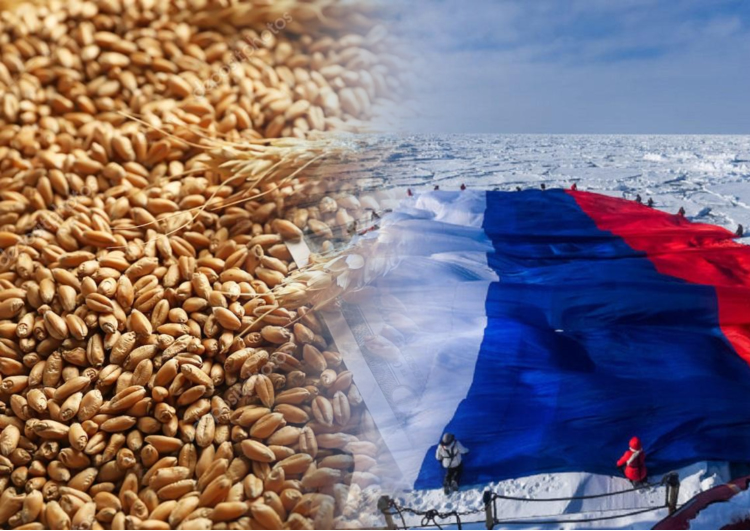
#> input picture archive/2026-08-26T17-35_ЗЕРНО_В_АРКТИКЕ_ТРИУМФ/photos/photo_02.jpg, 1500 x 1061 px (shown at 1/2 size); its folder holds only this picture in this run
$ python -i create_sub_animation.py   (imports and definitions only)
#> lines starting #> are read from the running program, lines starting #| are printed output that depends on the picture
import os
import math
import numpy as np
from PIL import Image, ImageDraw, ImageFont
import cv2
import subprocess

WIDTH = 1050
HEIGHT = 160
FPS = 30
DURATION = 6.0  # seconds
TOTAL_FRAMES = int(DURATION * FPS)

# [42 lines left out: functions get_font, draw_bell, not called in this run]

def render_frame(frame_idx):
    t = frame_idx / FPS  # time in seconds

    # Overall Opacity / Fade (0-1s fade in, 4.5-5.5s fade out)
    if t < 1.0:
        alpha_mult = t / 1.0
        offset_y = int((1.0 - t) * 25)
    elif t > 4.5:
        alpha_mult = max(0.0, (5.5 - t) / 1.0)
        offset_y = int((t - 4.5) * 20)
    else:
        alpha_mult = 1.0
        offset_y = 0

    # Canvas RGBA - 100% transparent base (no dark/black background box)
    img = Image.new("RGBA", (WIDTH, HEIGHT), (0, 0, 0, 0))
    draw = ImageDraw.Draw(img)

    # 1. Red YouTube Avatar Icon (x: 40, y: 35)
    av_x, av_y, av_r = 40, 35 + offset_y, 45
    # Avatar drop shadow
    draw.ellipse([av_x + 3, av_y + 3, av_x + av_r * 2 + 3, av_y + av_r * 2 + 3], fill=(0, 0, 0, int(130 * alpha_mult)))
    # Avatar red circle
    draw.ellipse([av_x, av_y, av_x + av_r * 2, av_y + av_r * 2], fill=(255, 0, 0, int(255 * alpha_mult)), outline=(255, 255, 255, int(240 * alpha_mult)), width=3)
    # White Play triangle in avatar
    tri_pts = [(av_x + 36, av_y + 28), (av_x + 36, av_y + 62), (av_x + 62, av_y + 45)]
    draw.polygon(tri_pts, fill=(255, 255, 255, int(255 * alpha_mult)))

    # Channel Info Text (Red Branding Theme)
    font_name = get_font(28, bold=True)
    font_sub = get_font(18, bold=True)

    # Text Shadows
    draw.text((158, 40 + offset_y), "Chaos Chronicle", font=font_name, fill=(0, 0, 0, int(200 * alpha_mult)))
    draw.text((158, 80 + offset_y), "YouTube • Подпишись", font=font_sub, fill=(0, 0, 0, int(180 * alpha_mult)))

    # Red Title & Subtitle
    draw.text((156, 38 + offset_y), "Chaos Chronicle", font=font_name, fill=(255, 30, 30, int(255 * alpha_mult)))
    draw.text((156, 78 + offset_y), "YouTube • Подпишись", font=font_sub, fill=(255, 230, 230, int(255 * alpha_mult)))

    # 2. Large Red Subscribe Button (Transition at t = 2.0s)
    btn_x1, btn_y1, btn_x2, btn_y2 = 570, 40 + offset_y, 880, 120 + offset_y
    is_subscribed = t >= 2.0

    if not is_subscribed:
        # Vibrant Red Subscribe Button
        btn_color = (255, 0, 0, int(255 * alpha_mult))
        btn_border = (255, 255, 255, int(240 * alpha_mult))
        text_btn = "ПОДПИСАТЬСЯ"
        text_col = (255, 255, 255, int(255 * alpha_mult))
    else:
        # Deep Ruby Red Active Subscribed Button
        btn_color = (180, 15, 35, int(255 * alpha_mult))
        btn_border = (255, 60, 80, int(255 * alpha_mult))
        text_btn = "ВЫ ПОДПИСАНЫ ✓"
        text_col = (255, 255, 255, int(255 * alpha_mult))

    # Button drop shadow
    draw.rounded_rectangle([btn_x1 + 3, btn_y1 + 3, btn_x2 + 3, btn_y2 + 3], radius=40, fill=(0, 0, 0, int(140 * alpha_mult)))
    # Button body
    draw.rounded_rectangle([btn_x1, btn_y1, btn_x2, btn_y2], radius=40, fill=btn_color, outline=btn_border, width=3)
    font_btn = get_font(21, bold=True)

    # Center text in button
    bbox = font_btn.getbbox(text_btn)
    tw, th = bbox[2] - bbox[0], bbox[3] - bbox[1]
    tx = btn_x1 + (btn_x2 - btn_x1 - tw) // 2
    ty = btn_y1 + (btn_y2 - btn_y1 - th) // 2 - 3
    draw.text((tx, ty), text_btn, font=font_btn, fill=text_col)

    # 3. Red & Gold Bell Icon (Ring between t = 2.8s and 4.2s)
    bell_cx = 955
    bell_cy = 80 + offset_y

    if 2.8 <= t <= 4.2:
        ring_t = t - 2.8
        freq = 3.5
        decay = max(0.0, 1.0 - (ring_t / 1.4))
        angle = 15.0 * math.sin(2 * math.pi * freq * ring_t) * decay
        bell_active = True
    elif t > 4.2:
        angle = 0.0
        bell_active = True
    else:
        angle = 0.0
        bell_active = False

    bell_img = draw_bell(draw, bell_cx, bell_cy, 52, angle, is_active=bell_active)

    if alpha_mult < 1.0:
        r, g, b, a = bell_img.split()
        a = a.point(lambda p: int(p * alpha_mult))
        bell_img = Image.merge("RGBA", (r, g, b, a))

    img.paste(bell_img, (bell_cx - 52, bell_cy - 52), bell_img)

    # 4. Animated Mouse Cursor Click
    if 1.5 <= t <= 3.6:
        cursor_alpha = int(255 * alpha_mult)
        if t < 2.0:
            progress = (t - 1.5) / 0.5
            cx = int(420 + progress * (btn_x1 + 140 - 420))
            cy = int(125 + progress * (btn_y1 + 40 - 125) + offset_y)
            clicking = t >= 1.9
        elif t < 2.6:
            cx = btn_x1 + 140
            cy = btn_y1 + 40 + offset_y
            clicking = t < 2.2
        elif t < 3.2:
            progress = (t - 2.6) / 0.6
            cx = int(btn_x1 + 140 + progress * (bell_cx - (btn_x1 + 140)))
            cy = int(btn_y1 + 40 + progress * (bell_cy - (btn_y1 + 40)) + offset_y)
            clicking = t >= 3.0
        else:
            cx = bell_cx
            cy = bell_cy + offset_y
            clicking = True

        cur_pts = [(cx, cy), (cx, cy + 24), (cx + 7, cy + 19), (cx + 14, cy + 29), (cx + 18, cy + 27), (cx + 11, cy + 16), (cx + 19, cy + 16)]
        draw.polygon(cur_pts, fill=(255, 255, 255, cursor_alpha), outline=(0, 0, 0, cursor_alpha))
        if clicking:
            # Red click ripple
            draw.ellipse([cx - 12, cy - 12, cx + 12, cy + 12], outline=(255, 40, 40, int(220 * alpha_mult)), width=3)

    return img

# [90 lines left out: function main, not called in this run]

# [5 lines not run here, left out]

>>> import cv2
>>> picture = cv2.imread('archive/2026-08-26T17-35_ЗЕРНО_В_АРКТИКЕ_ТРИУМФ/photos/photo_02.jpg', cv2.IMREAD_GRAYSCALE)
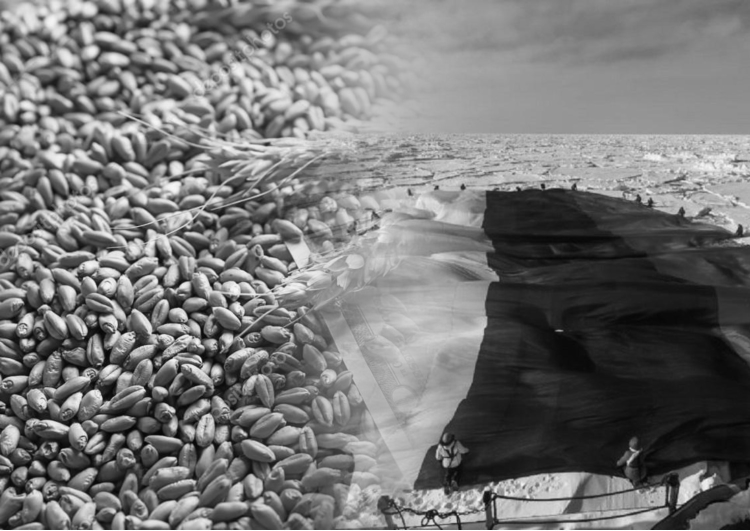
#> picture: shape (1061, 1500) (shown at 1/2 size); min 2, max 255, mean 117.9
>>> result = render_frame(picture)
#> (the run stopped early here; a loop or call above may not have finished)

$ run again, on archive/2026-08-26T17-35_ЗЕРНО_В_АРКТИКЕ_ТРИУМФ/photos/photo_05.jpg
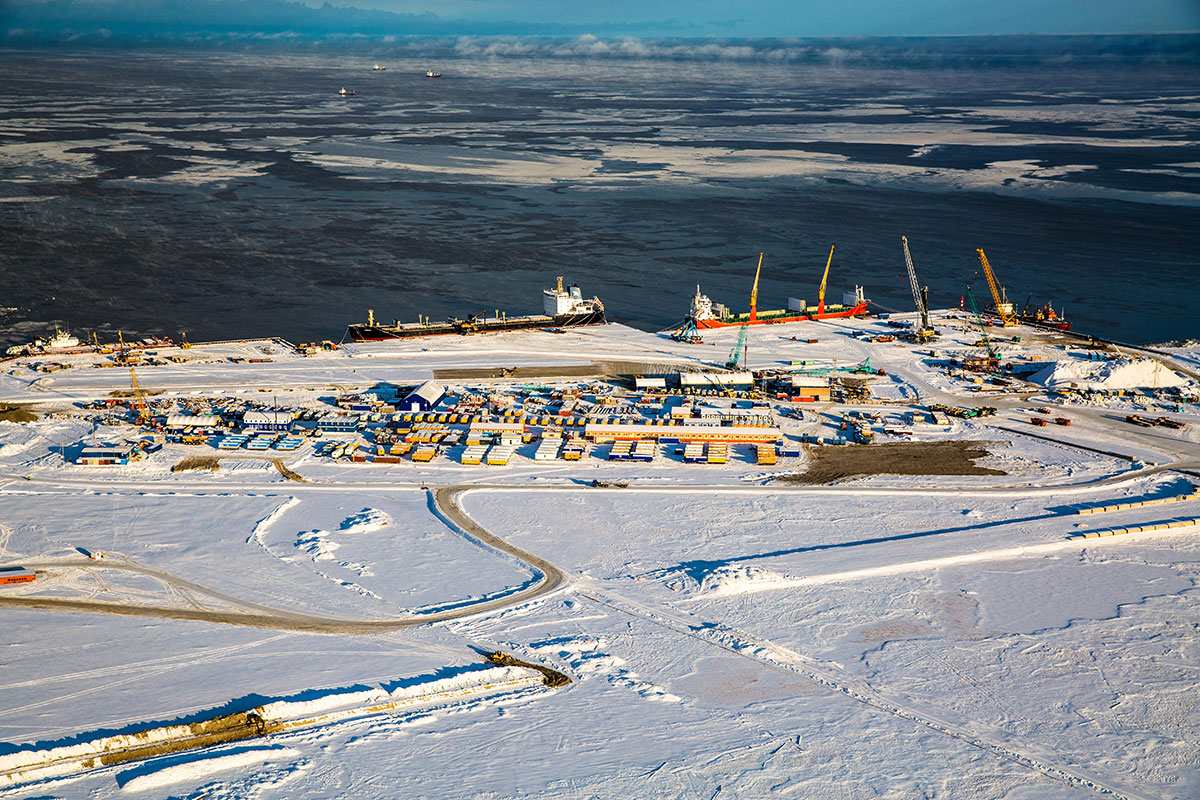
#> input picture archive/2026-08-26T17-35_ЗЕРНО_В_АРКТИКЕ_ТРИУМФ/photos/photo_05.jpg, 1200 x 800 px
#> `picture = cv2.imread('archive/2026-08-26T17-35_ЗЕРНО_В_АРКТИКЕ_ТРИУМФ/..`:
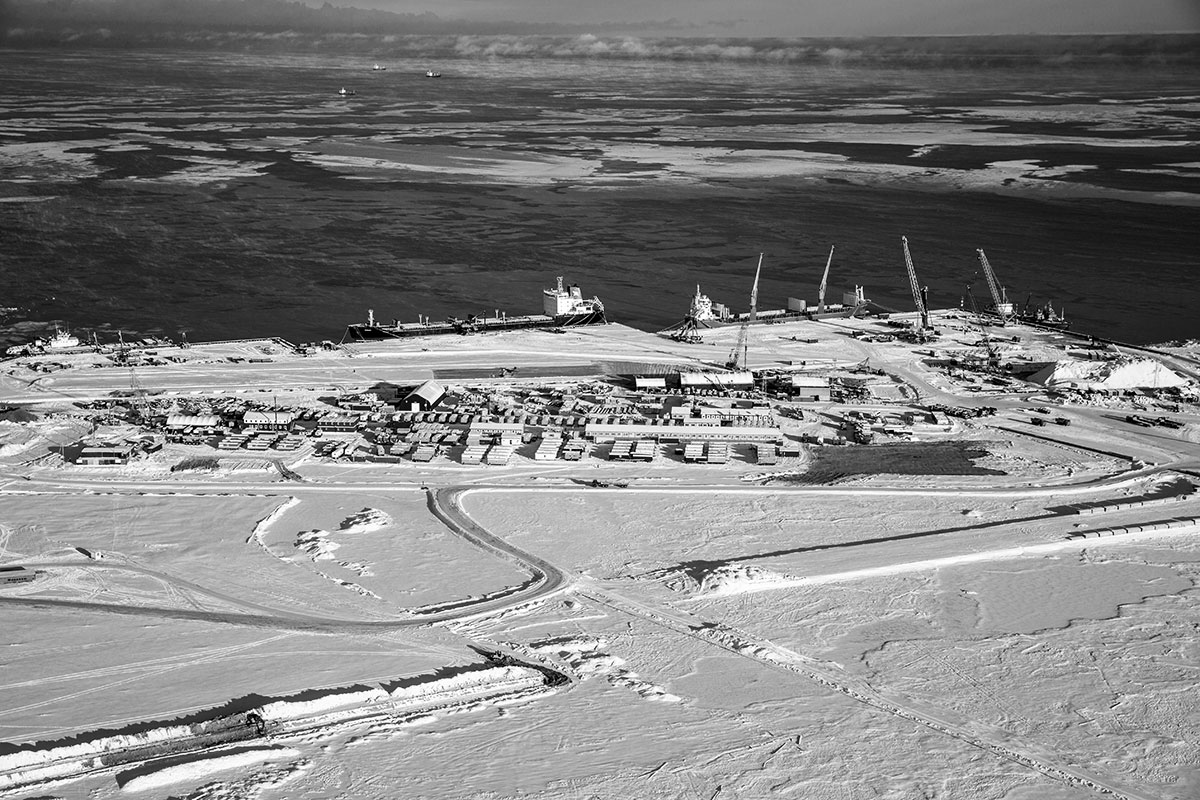
#> picture: shape (800, 1200); min 0, max 255, mean 128.8

$ run again, on archive/2026-08-26T17-35_ЗЕРНО_В_АРКТИКЕ_ТРИУМФ/photos/photo_07.jpg
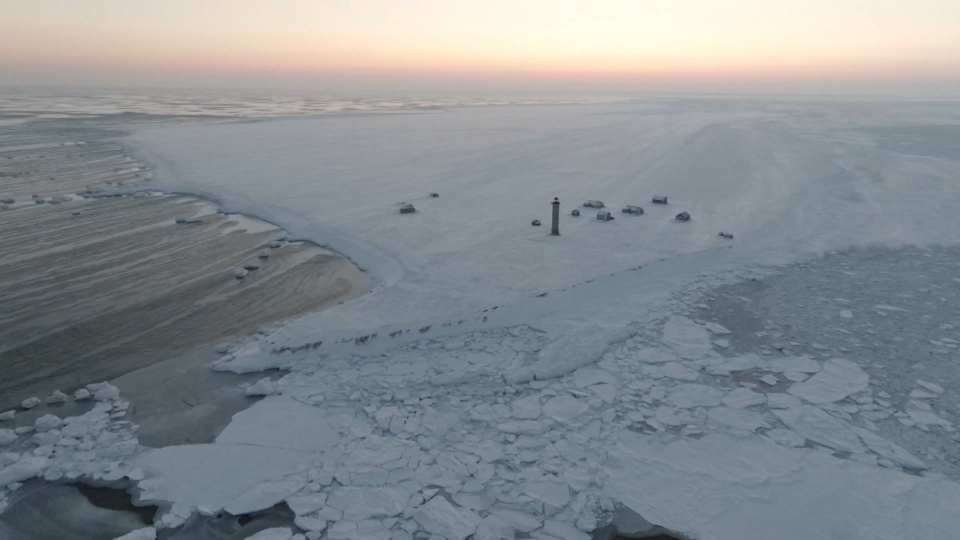
#> input picture archive/2026-08-26T17-35_ЗЕРНО_В_АРКТИКЕ_ТРИУМФ/photos/photo_07.jpg, 1920 x 1080 px (shown at 1/2 size)
#> `picture = cv2.imread('archive/2026-08-26T17-35_ЗЕРНО_В_АРКТИКЕ_ТРИУМФ/..`:
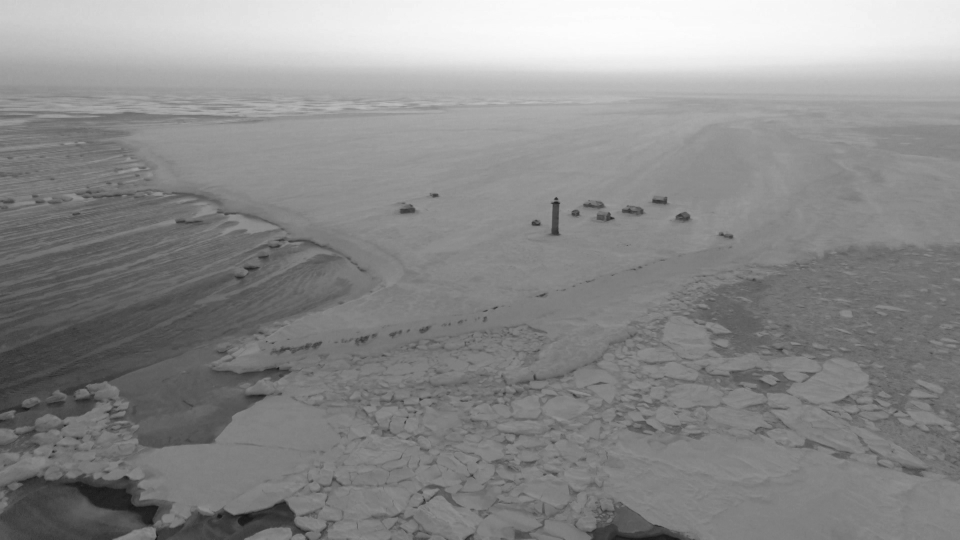
#> picture: shape (1080, 1920) (shown at 1/2 size); min 17, max 253, mean 138.1

$ run again, on archive/2026-08-26T17-35_ЗЕРНО_В_АРКТИКЕ_ТРИУМФ/photos/photo_11.jpg
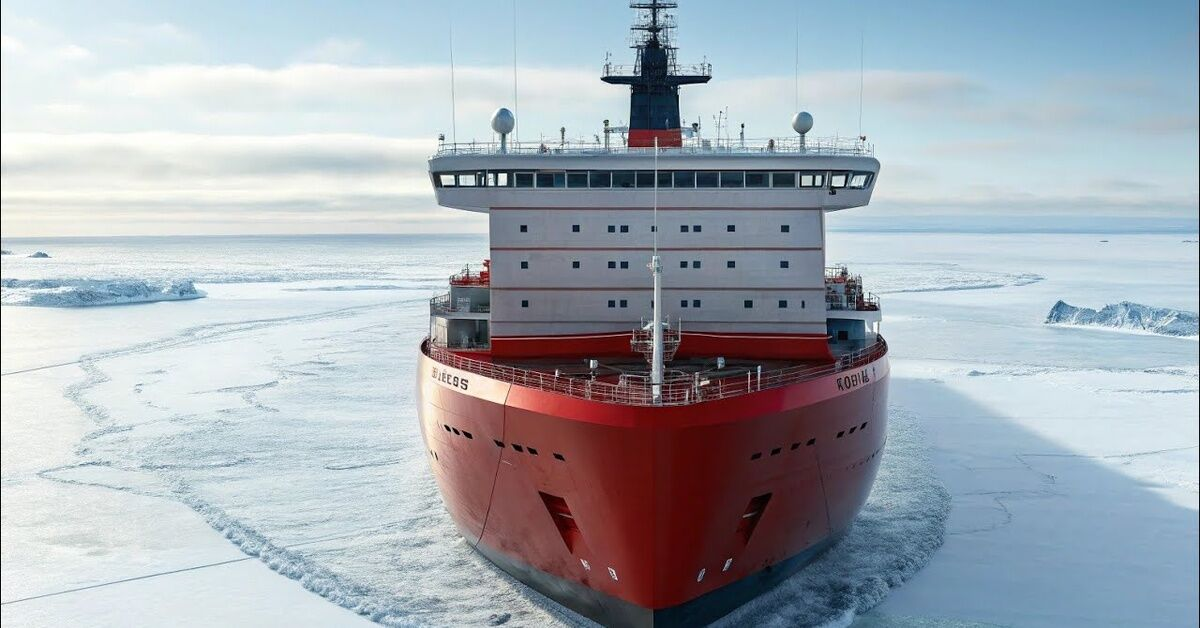
#> input picture archive/2026-08-26T17-35_ЗЕРНО_В_АРКТИКЕ_ТРИУМФ/photos/photo_11.jpg, 1200 x 628 px
#> `picture = cv2.imread('archive/2026-08-26T17-35_ЗЕРНО_В_АРКТИКЕ_ТРИУМФ/..`:
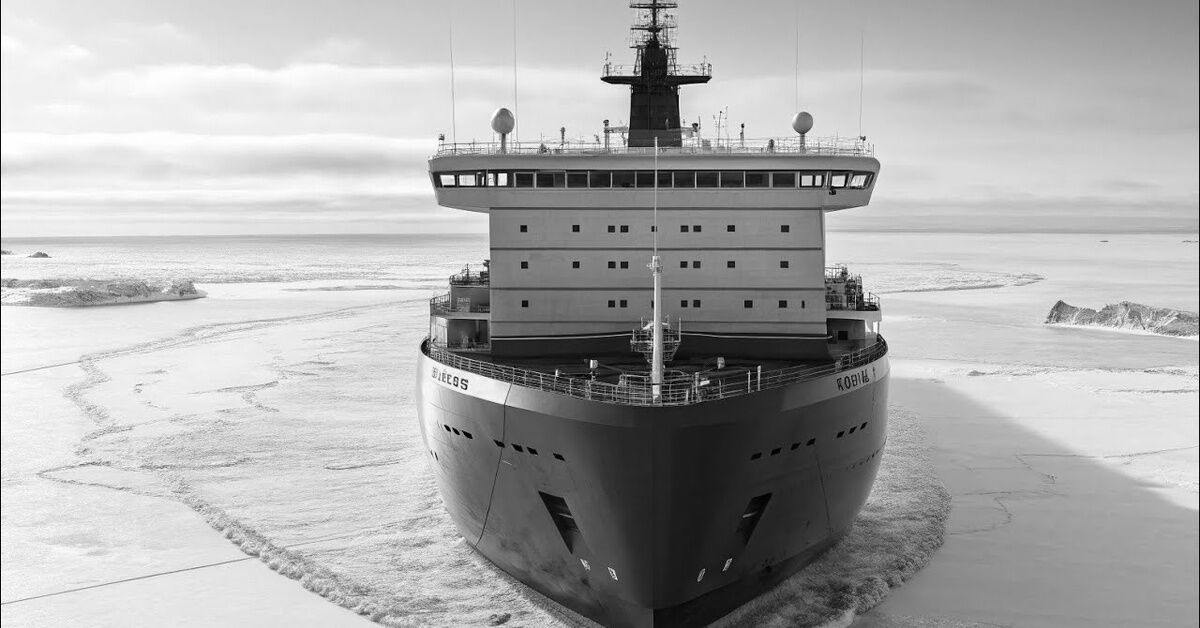
#> picture: shape (628, 1200); min 0, max 255, mean 172.7
